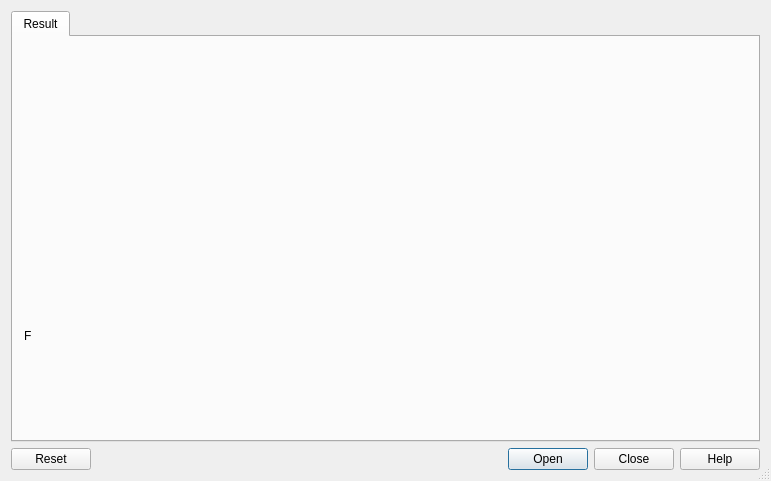
<?xml version="1.0" encoding="UTF-8"?>
<ui version="4.0">
 <class>KFindTransactionDlg</class>
 <widget class="QDialog" name="KFindTransactionDlg">
  <property name="geometry">
   <rect>
    <x>0</x>
    <y>0</y>
    <width>771</width>
    <height>481</height>
   </rect>
  </property>
  <property name="windowTitle">
   <string>Search transactions</string>
  </property>
  <property name="sizeGripEnabled">
   <bool>true</bool>
  </property>
  <layout class="QVBoxLayout" name="verticalLayout">
   <item>
    <widget class="QTabWidget" name="m_tabWidget">
     <widget class="QWidget" name="m_resultPage">
      <attribute name="title">
       <string>Result</string>
      </attribute>
      <layout class="QVBoxLayout">
       <item>
        <widget class="KMyMoneyRegister::Register" name="m_register" native="true">
         <property name="numRows" stdset="0">
          <number>0</number>
         </property>
         <property name="numCols" stdset="0">
          <number>12</number>
         </property>
        </widget>
       </item>
       <item>
        <widget class="QLabel" name="m_foundText">
         <property name="text">
          <string>F</string>
         </property>
         <property name="alignment">
          <set>Qt::AlignLeading|Qt::AlignLeft|Qt::AlignVCenter</set>
         </property>
         <property name="wordWrap">
          <bool>false</bool>
         </property>
        </widget>
       </item>
      </layout>
     </widget>
    </widget>
   </item>
   <item>
    <widget class="QDialogButtonBox" name="buttonBox">
     <property name="standardButtons">
      <set>QDialogButtonBox::Close|QDialogButtonBox::Help|QDialogButtonBox::Open|QDialogButtonBox::Reset</set>
     </property>
    </widget>
   </item>
  </layout>
 </widget>
 <layoutdefault spacing="6" margin="11"/>
 <customwidgets>
  <customwidget>
   <class>KMyMoneyRegister::Register</class>
   <extends>QWidget</extends>
   <header>register.h</header>
  </customwidget>
 </customwidgets>
 <tabstops>
  <tabstop>m_tabWidget</tabstop>
 </tabstops>
 <resources/>
 <connections/>
</ui>
